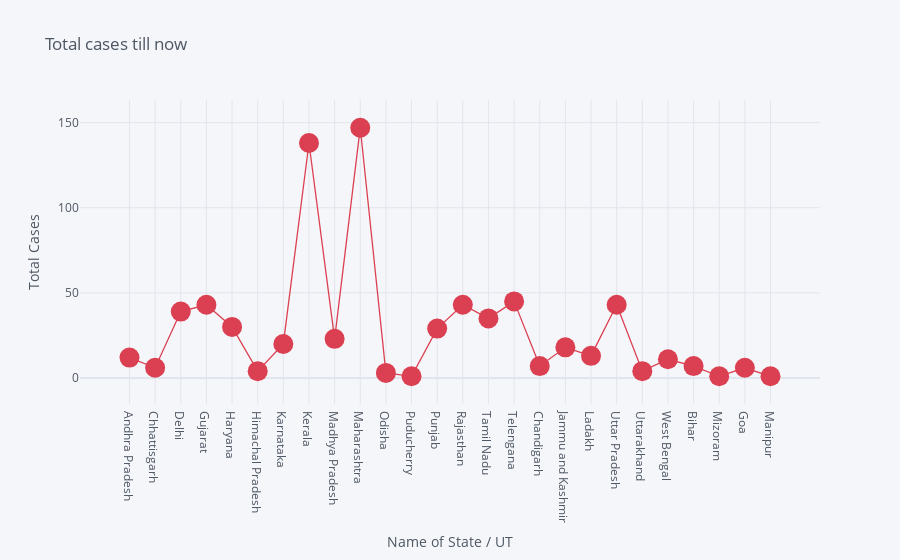
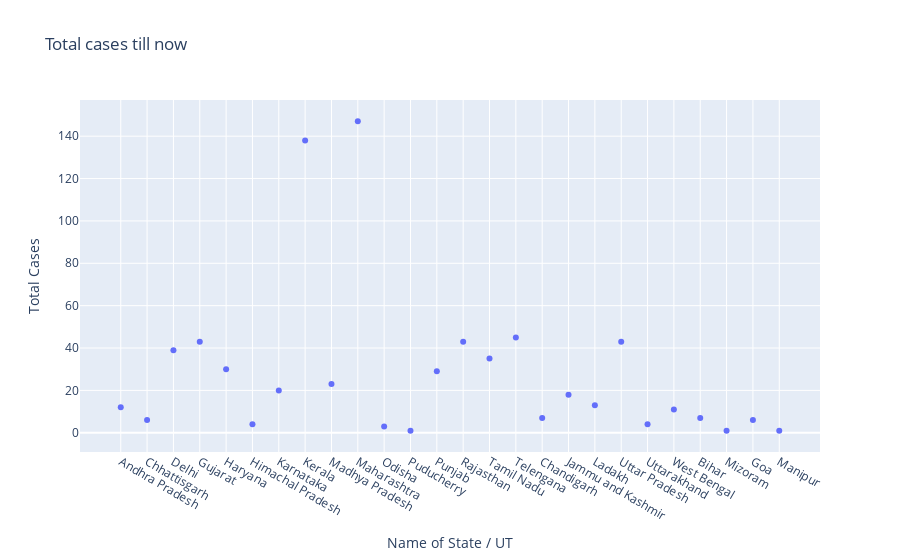

Notebook code for these charts, in order:
### Code cell
#we will use plotly for scatter as plotly vis looks good
df.iplot(kind='scatter',x='Name of State / UT',y='Total Cases',mode='markers+lines',title='Total cases till now',xTitle='Name of State / UT',yTitle='Total Cases',colors='red',size=20)
px.scatter(df,x='Name of State / UT',y='Total Cases', title = "Total cases till now")

### Figure 1 — Plotly figure (JSON) as saved in the notebook; plotly's stock layout.template omitted (floating-point values rounded to 4 significant figures)
{"data": [{"line": {"color": "rgba(219, 64, 82, 1.0)", "dash": "solid", "shape": "linear", "width": 1.3}, "marker": {"size": 20, "symbol": "circle"}, "mode": "markers+lines", "name": "Total Cases", "text": "", "type": "scatter", "x": ["Andhra Pradesh", "Chhattisgarh", "Delhi", "Gujarat", "Haryana", "Himachal Pradesh", "Karnataka", "Kerala", "Madhya Pradesh", "Maharashtra", "Odisha", "Puducherry", "Punjab", "Rajasthan", "Tamil Nadu", "Telengana", "Chandigarh", "Jammu and Kashmir", "Ladakh", "Uttar Pradesh", "Uttarakhand", "West Bengal", "Bihar", "Mizoram", "Goa", "Manipur"], "y": [12, 6, 39, 43, 30, 4, 20, 138, 23, 147, 3, 1, 29, 43, 35, 45, 7, 18, 13, 43, 4, 11, 7, 1, 6, 1]}], "layout": {"legend": {"bgcolor": "#F5F6F9", "font": {"color": "#4D5663"}}, "paper_bgcolor": "#F5F6F9", "plot_bgcolor": "#F5F6F9", "title": {"font": {"color": "#4D5663"}, "text": "Total cases till now"}, "xaxis": {"gridcolor": "#E1E5ED", "showgrid": true, "tickfont": {"color": "#4D5663"}, "title": {"font": {"color": "#4D5663"}, "text": "Name of State / UT"}, "zerolinecolor": "#E1E5ED"}, "yaxis": {"gridcolor": "#E1E5ED", "showgrid": true, "tickfont": {"color": "#4D5663"}, "title": {"font": {"color": "#4D5663"}, "text": "Total Cases"}, "zerolinecolor": "#E1E5ED"}}}

### Figure 2 — Plotly figure (JSON) as saved in the notebook; plotly's stock layout.template omitted (floating-point values rounded to 4 significant figures)
{"data": [{"hovertemplate": "Name of State / UT=%{x}<br>Total Cases=%{y}<extra></extra>", "legendgroup": "", "marker": {"color": "#636efa", "symbol": "circle"}, "mode": "markers", "name": "", "showlegend": false, "type": "scatter", "x": ["Andhra Pradesh", "Chhattisgarh", "Delhi", "Gujarat", "Haryana", "Himachal Pradesh", "Karnataka", "Kerala", "Madhya Pradesh", "Maharashtra", "Odisha", "Puducherry", "Punjab", "Rajasthan", "Tamil Nadu", "Telengana", "Chandigarh", "Jammu and Kashmir", "Ladakh", "Uttar Pradesh", "Uttarakhand", "West Bengal", "Bihar", "Mizoram", "Goa", "Manipur"], "xaxis": "x", "y": [12, 6, 39, 43, 30, 4, 20, 138, 23, 147, 3, 1, 29, 43, 35, 45, 7, 18, 13, 43, 4, 11, 7, 1, 6, 1], "yaxis": "y"}], "layout": {"legend": {"tracegroupgap": 0}, "title": {"text": "Total cases till now"}, "xaxis": {"anchor": "y", "domain": [0, 1], "title": {"text": "Name of State / UT"}}, "yaxis": {"anchor": "x", "domain": [0, 1], "title": {"text": "Total Cases"}}}}
